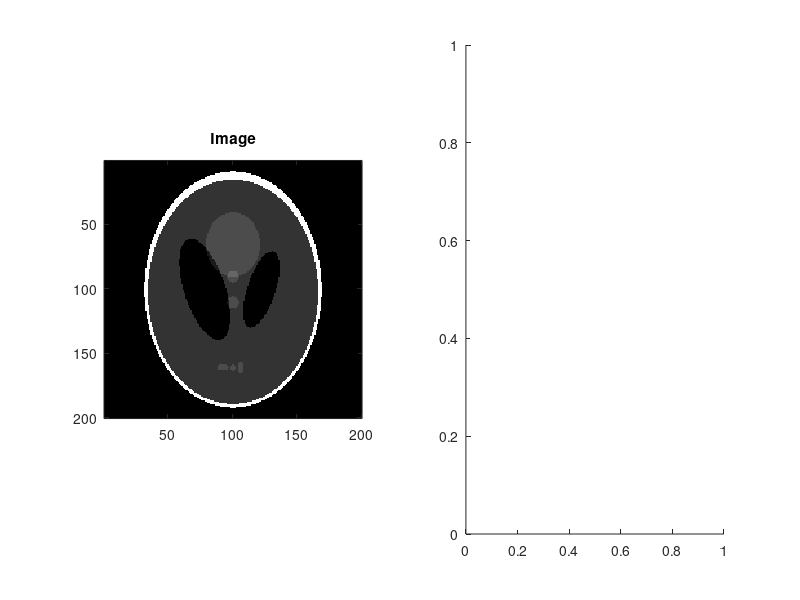

MATLAB code for this plot: (Note: this script raises an error after producing the figure.)
%% Signals and Systems - Sinogram

clc
clear
close all

%% Part 1 - A simple projection

image = phantom(200);

figure()
subplot(1,2,1)
imagesc(image)
colormap(gray(256))
title('Image')
axis('square')

subplot(1,2,2)
sinogram_array = projection(image);
imagesc(sinogram_array)
colormap(gray(256))
title('Sinogram')
axis('square')

%% Part 2 - A Complete CT Measurement

image = imread('CTLab-Introduction2.jpg');
[image,~,~] = imsplit(image);

sinogram = projection(image);

figure()
subplot(1,2,1)
imagesc(image)
colormap(gray(256))
title('Image')
axis('square')

subplot(1,2,2)
sinogram_array = projection(image);
imagesc(sinogram_array)
colormap(gray(256))
title('Sinogram')
axis('square')

% disp(sinogram)
